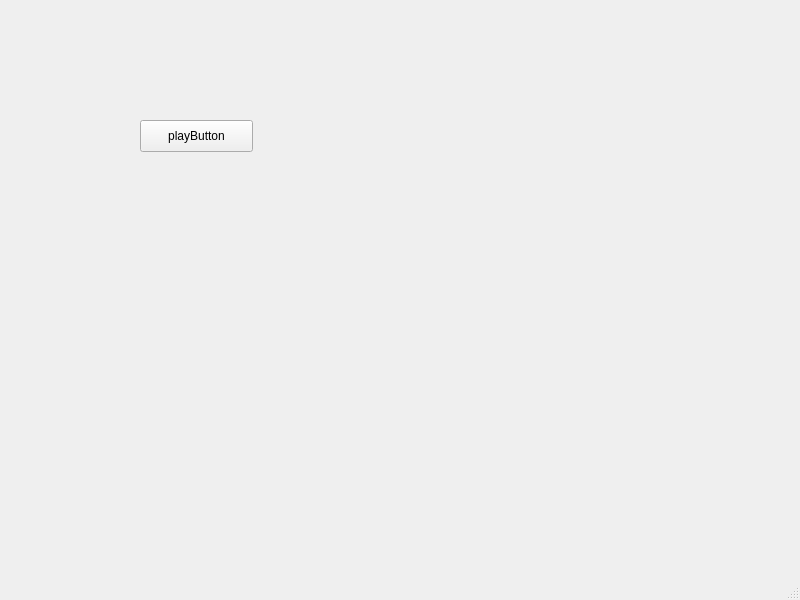
<?xml version="1.0" encoding="UTF-8"?>
<ui version="4.0">
 <class>MainWindow</class>
 <widget class="QMainWindow" name="MainWindow">
  <property name="geometry">
   <rect>
    <x>0</x>
    <y>0</y>
    <width>800</width>
    <height>600</height>
   </rect>
  </property>
  <property name="windowTitle">
   <string>MainWindow</string>
  </property>
  <widget class="QWidget" name="centralwidget">
   <widget class="QPushButton" name="playButton">
    <property name="geometry">
     <rect>
      <x>140</x>
      <y>120</y>
      <width>113</width>
      <height>32</height>
     </rect>
    </property>
    <property name="text">
     <string>playButton</string>
    </property>
   </widget>
  </widget>
  <widget class="QMenuBar" name="menubar">
   <property name="geometry">
    <rect>
     <x>0</x>
     <y>0</y>
     <width>800</width>
     <height>24</height>
    </rect>
   </property>
  </widget>
  <widget class="QStatusBar" name="statusbar"/>
 </widget>
 <resources/>
 <connections/>
</ui>
